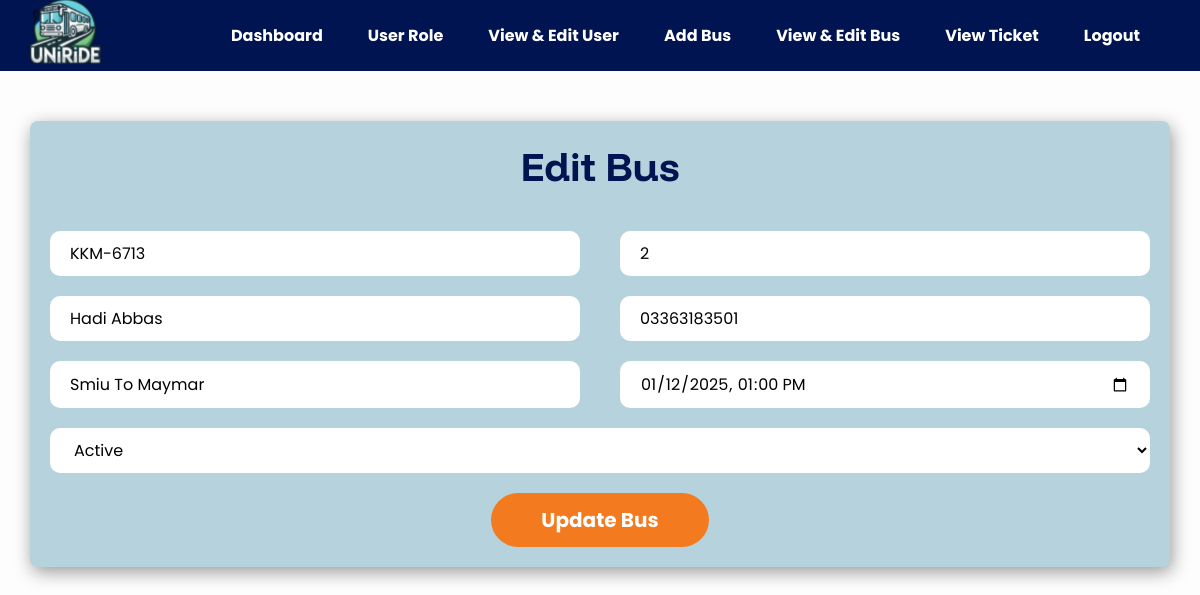
The app's page /edit-bus.php?busId=3 (signed in) with its own data.
### tables this page shows
CREATE TABLE `buses` (
  `BusID` int(11) NOT NULL,
  `BusNumber` varchar(20) NOT NULL,
  `Capacity` int(11) NOT NULL,
  `DriverName` varchar(100) NOT NULL,
  `ContactNumber` varchar(15) DEFAULT NULL,
  `Route` varchar(255) NOT NULL,
  `Status` enum('active','inactive') DEFAULT 'active',
  `BusSchedule` datetime DEFAULT NULL
);

### edit-bus.php (the view, shortened to what this page needs)
<?php
include 'db.php';
$busId = $_GET['busId'];
$sql = "SELECT * FROM buses WHERE BusId = '$busId'";
$result = $conn->query($sql);
$bus = $result->fetch_assoc();
?>
<!DOCTYPE html>
<html lang="en">
<head>
    <link rel="stylesheet" href="style.css">
</head>
<body>
    <div class="navigation">
        <div class="hero-column">
            <div class="nav-container">
                <div class="site-logo">
                    <ul>
                        <li><a href="index.php"><img src="images/sitelogo.svg" alt="SMIU UniRide Logo"></a></li>
                    </ul>
                </div>
                <div class="navbar">
                    <nav>
                    <nav>
                    <ul>
                        <li><a href="admin.php">Dashboard</a></li>
                        <li><a href="user-role.php">User Role</a></li>
                        <li><a href="view-user.php">View & Edit User</a></li>
                        <li><a href="add-bus.php">Add Bus</a></li>
                        <li><a href="view-buses.php">View & Edit Bus</a></li>
                        <li><a href="view-ticket.php">View Ticket</a></li>
                        <?php if (isset($_SESSION['username'])): ?>
                            <li><a href="logout.php">Logout</a></li>
                        <?php else: ?>
                            <li><a href="login.php">Login</a></li>
                        <?php endif; ?>
                    </ul>
                    </nav>
                </div>
            </div>
        </div>
    </div>
    <main>
        <section class="add-bus">
            <div class="home-container">
                <div class="main-container">
                    <h1>Edit Bus</h1>
                    <form method="POST" class="edit-user-form">
                        <input class="edit-user-input" type="text" name="bus_number" value="<?= htmlspecialchars($bus['BusNumber']); ?>" required>
                        <input class="edit-user-input" type="number" name="capacity" value="<?= htmlspecialchars($bus['Capacity']); ?>" required>
                        <input class="edit-user-input" type="text" name="driver_name" value="<?= htmlspecialchars($bus['DriverName']); ?>" required>
                        <input class="edit-user-input" type="number" name="contact_number" value="<?= htmlspecialchars($bus['ContactNumber']); ?>" required>
                        <input class="edit-user-input" type="text" name="route" value="<?= htmlspecialchars($bus['Route']); ?>" required>
                        <input class="edit-user-input" type="datetime-local" name="bus_schedule" value="<?= date('Y-m-d\TH:i', strtotime($bus['BusSchedule'])); ?>" required>
                        <select class="edit-user-input-select" name="status" required>
                            <option value="active" <?= $bus['Status'] === 'active' ? 'selected' : ''; ?>>Active</option>
                        </select>
                        <button type="submit">Update Bus</button>
                    </form>
                </div>
            </div>
        </section>
    </main>
</body>
</html>

### style.css (style rules this page uses)
body { font-family: poppins-reg; margin: 0; padding: 0; background-color: #FEFDFD; }
h1, h2 { font-family: funneldisplay; padding: 0; margin: 0; }
div { box-sizing: border-box; padding: 0; margin: 0; }
.navigation { background-color: #011452; position: sticky; top: 0; z-index: 9999999999; }
body .nav-container { max-width: 95%; margin: auto; display: flex; justify-content: space-between; column-gap: 40px; align-items: center; }
.nav-container ul { list-style-type: none; margin: 0; padding: 0; display: flex; }
.nav-container .navbar ul li { margin-right: 15px; }
.nav-container .navbar ul li a { color: white; text-decoration: none; padding: 8px 15px; border-radius: 5px; font-size: 16px; font-family: poppins-bold; }
.main-container { width: 100%; background: #B5D2DD; padding: 20px; margin: 50px auto; border-radius: 8px; box-shadow: 2px 5px 18px 0 rgba(0, 0, 0, 0.4); text-align: center; }
body .main-container h1 { font-size: 40px; margin-bottom: 40px; color: #011452; }
button { padding: 12px 50px; border: none; border-radius: 30px; background: #F37A1F; color: #ffffff; cursor: pointer; font-size: 20px; margin: auto; font-family: poppins-bold; }
select { width: 100%; padding: 10px 20px; background-color: #FFFFFF; border: none; border-radius: 10px; font-size: 16px; font-family: poppins-reg; }
.edit-user-form { display: flex; flex-wrap: wrap; justify-content: space-between; gap: 20px; }
.edit-user-input { width: calc(50% - 60px); padding: 10px 20px; background-color: #FFFFFF; border: none; border-radius: 10px; font-size: 16px; font-family: poppins-reg; }
.edit-user-input-select { width: 100%; }
body .home-container { max-width: 95%; width: 100%; margin: auto; }

### records on screen
buses: bus_number "KKM-6713", capacity "2", driver_name "Hadi Abbas", contact_number "03363183501", route "Smiu To Maymar", bus_schedule "01/12/2025 13:00", status "Active"
